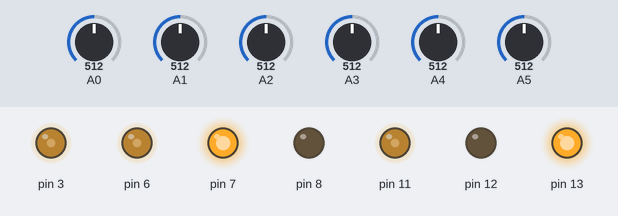
Bench run of a sketch on a simulated Arduino Uno, built with avr-gcc and run on an emulated ATmega328P. Shown: output pins drawn as LEDs (lit = HIGH). The inputs (shaded band) are chosen by the test bench; at power-on: A3 = 512, A4 = 512, A0 = 512, A1 = 512, A2 = 512, A5 = 512.

Above: at 1.2 s.
1.3 s: A3 set to 783
2.8 s: A3 set to 807
At 3.1 s:
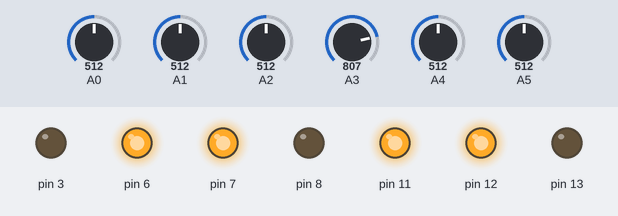
4.3 s: A3 set to 716
At 5.4 s:
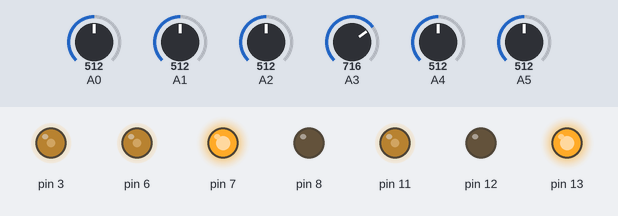
5.8 s: A4 set to 790
7.3 s: A4 set to 807
At 7.7 s:
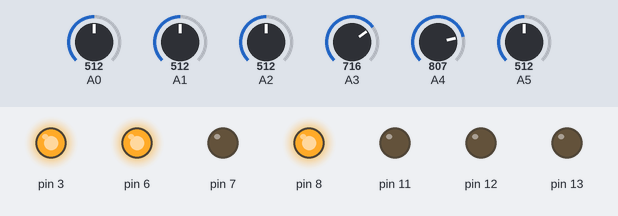
8.8 s: A4 set to 716
At 10.1 s:
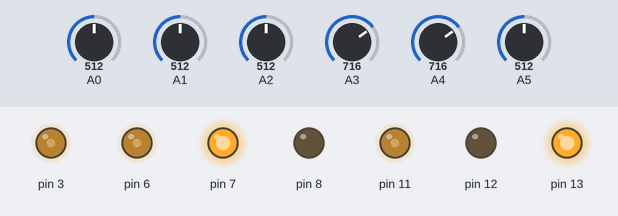
Timing chart, 0 to 11.3 s (numbered marks = the images above; inputs shaded):
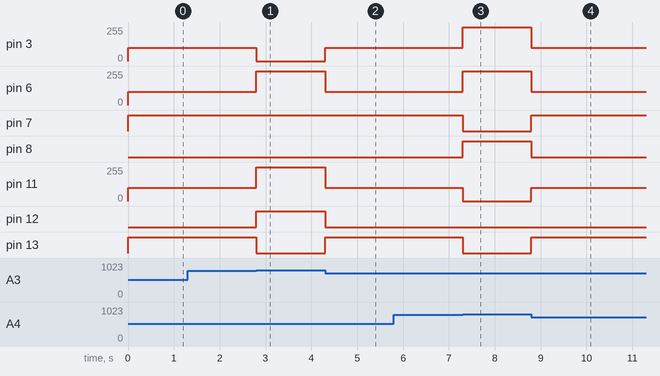

Measured:
- the behaviour switches between 799 and 800 on A3 (found by bisection; images 0 and 1)
- the behaviour switches between 799 and 800 on A4 (found by bisection; images 2 and 3)
- after the input at 1.3 s, every drawn part: stays the same
- after the input at 2.8 s, pin 3: 100/255 → 0/255 at once; pin 6, pin 11: 100/255 → 255/255 at once; pin 12: LOW → HIGH at once; pin 13: HIGH → LOW at once
- after the input at 4.3 s, pin 3: 0/255 → 100/255 at once; pin 6, pin 11: 255/255 → 100/255 at once; pin 12: HIGH → LOW at once; pin 13: LOW → HIGH at once
- after the input at 5.8 s, every drawn part: stays the same
- after the input at 7.3 s, pin 3, pin 6: 100/255 → 255/255 at once; pin 7, pin 13: HIGH → LOW at once; pin 8: LOW → HIGH at once; pin 11: 100/255 → 0/255 at once
- after the input at 8.8 s, pin 3, pin 6: 255/255 → 100/255 at once; pin 7, pin 13: LOW → HIGH at once; pin 8: HIGH → LOW at once; pin 11: 0/255 → 100/255 at once

The sketch:

Sumobot.ino
```cpp
/* Sumobot code.
Made for Hands On Robot Competition.
By Eddy Martínez. 1053420
Instituto Tecnológico de Santo Domingo. */

#define MOTOR1_A 2
#define MOTOR1_B 4
#define MOTOR1_EN 3

#define MOTOR2_A 7
#define MOTOR2_B 8
#define MOTOR2_EN 6

#define MOTOR3_A 12
#define MOTOR3_B 13
#define MOTOR3_EN 11

#define US_SENSOR_1 0
#define US_SENSOR_2 1
#define US_SENSOR_3 2

#define IR_SENSOR_1 3
#define IR_SENSOR_2 4
#define IR_SENSOR_3 5

float a, b, c;
int d, e, f;

class Motor { // DC Motor
  private:
    byte a; // Pin 1
    byte b; // Pin 2
    byte en; // Analog output for Pulse Width Modulation.

  public:
    Motor(byte pinA, byte pinB, byte pinEn) {
      this->a = pinA;
      this->b = pinB;
      this->en = pinEn;

      init();
    }

    void init() {
      pinMode(a, OUTPUT);
      pinMode(b, OUTPUT);
      pinMode(en, OUTPUT);
      off();
    }


    void off() {
      digitalWrite(a, LOW);
      digitalWrite(b, LOW);
      analogWrite(en, 0);
    }

    // v is analog value for Pulse Width Modulation
    // with a range from 0 to 255.
    void A(int v) {
      digitalWrite(a, HIGH);
      digitalWrite(b, LOW);
      analogWrite(en, v);
    }

    void B(int v) {
      digitalWrite(a, LOW);
      digitalWrite(b, HIGH);
      analogWrite(en, v);
    }
};

class Sensor {
  private:
    byte pin; // Pin
    int conv;
    float threshold;

  public:
    Sensor(byte pin, int conv, float threshold) {
      this->pin = pin;
      this->conv = conv;
      this->threshold = threshold;
      init();
    }

    void init() {
      pinMode(pin, INPUT);
    }

    float sense(){
      // analogRead has a range from 0 to 1023.
      // Use conv to convert it to a different range when needed.
      return conv*analogRead(pin);
    }

    bool detect(){
      // If sense() outputs above the threshold, it has detected something.
      return sense() >= threshold;
    }
};

class Sumobot {
  private:
    Motor motor1 = Motor(MOTOR1_A, MOTOR1_B, MOTOR1_EN);
    Motor motor2 = Motor(MOTOR2_A, MOTOR2_B, MOTOR2_EN);
    Motor motor3 = Motor(MOTOR3_A, MOTOR3_B, MOTOR3_EN);

    Sensor ir1 = Sensor(IR_SENSOR_1, 1, 800);
    Sensor ir2 = Sensor(IR_SENSOR_2, 1, 800);
    Sensor ir3 = Sensor(IR_SENSOR_3, 1, 800);

    Sensor us1 = Sensor(US_SENSOR_1, 0.0049, 1);
    Sensor us2 = Sensor(US_SENSOR_2, 0.0049, 1);
    Sensor us3 = Sensor(US_SENSOR_3, 0.0049, 1);

  public:
    Sumobot() {
      off();
    }

    void off(){
      motor1.off();
      motor2.off();
      motor3.off();
    }

    void x_forward(int v, int b) {
      motor1.off();
      motor2.B(v);
      motor3.B(b);
    }

    void x_backwards(int v, int b) {
      motor1.off();
      motor2.A(v);
      motor3.A(b);
    }

    void y_forward(int v, int b) {
      motor1.A(v);
      motor2.A(b);
      motor3.off();
    }

    void y_backwards(int v, int b) {
      motor1.B(v);
      motor2.B(b);
      motor3.off();
    }

    void z_forward(int v, int b) {
      motor1.B(v);
      motor2.off();
      motor3.A(b);
    }

    void z_backwards(int v, int b) {
      motor1.A(v);
      motor2.off();
      motor3.B(b);
    }

    void turn_right(int v) {
      motor1.B(v);
      motor2.A(v);
      motor3.B(v);
    }

    void turn_left(int v) {
      motor1.A(v);
      motor2.B(v);
      motor3.A(v);
    }

    byte detect_line(){
      if(ir1.detect() && ~(ir2.detect() && ir3.detect()))
        return 1;
      else if(ir2.detect() && ~(ir1.detect() && ir3.detect()))
        return 2;
      else if(ir3.detect() && ~(ir1.detect() && ir2.detect()))
        return 3;
      else if(ir1.detect() && ir2.detect() && (~ir3.detect()))
        return 4;
      else if(ir1.detect() && ir3.detect() && (~ir2.detect()))
        return 5;
      else if(ir2.detect() && ir3.detect() && (~ir1.detect()))
        return 6;
      else if(ir1.detect() && ir2.detect() && ir3.detect())
        return 7;
      else if(~(ir1.detect() && ir2.detect() && ir3.detect()))
        return 0;
    }

    void attack(){
      if (us1.detect() && ~(us2.detect() && us3.detect()))
        x_forward(255, 255);
      else if(us2.detect() && ~(us1.detect() && us3.detect()))
        y_forward(255, 255);
      else if(us3.detect() && ~(us2.detect() && us2.detect()))
        z_forward(255, 255);
      else if(us1.detect() && us2.detect() && (~us3.detect())){
        if(us1.sense()>=us2.sense()) turn_right(100);
        else turn_left(100);
      }
      else if(us1.detect() && us3.detect() && (~us2.detect())){
        if(us1.sense()>=us3.sense()) turn_left(100);
        else turn_right(100);
      }
      else if(us2.detect() && us3.detect() && (~us1.detect())){
        if(us2.sense()>=us3.sense()) turn_right(100);
        else turn_left(100);
      }
      else turn_right(100);
    }

    void navigate() {
      switch(detect_line()){
        case 0:
          attack();
          break;

        case 1:
          x_backwards(255, 255);
          break;

        case 2:
          y_backwards(255, 255);
          break;

        case 3:
          z_backwards(255, 255);
          break;

        case 4:
          z_forward(255, 255);
          break;

        case 5:
          y_forward(255, 255);
          break;

        case 6:
          x_forward(255, 255);
          break;

        case 7:
          turn_left(100);
          break;
      }
    }
};

Sumobot sumobot = Sumobot();

void setup() {
  Serial.begin(9600);
}
void loop() {
  sumobot.navigate();
}
```
